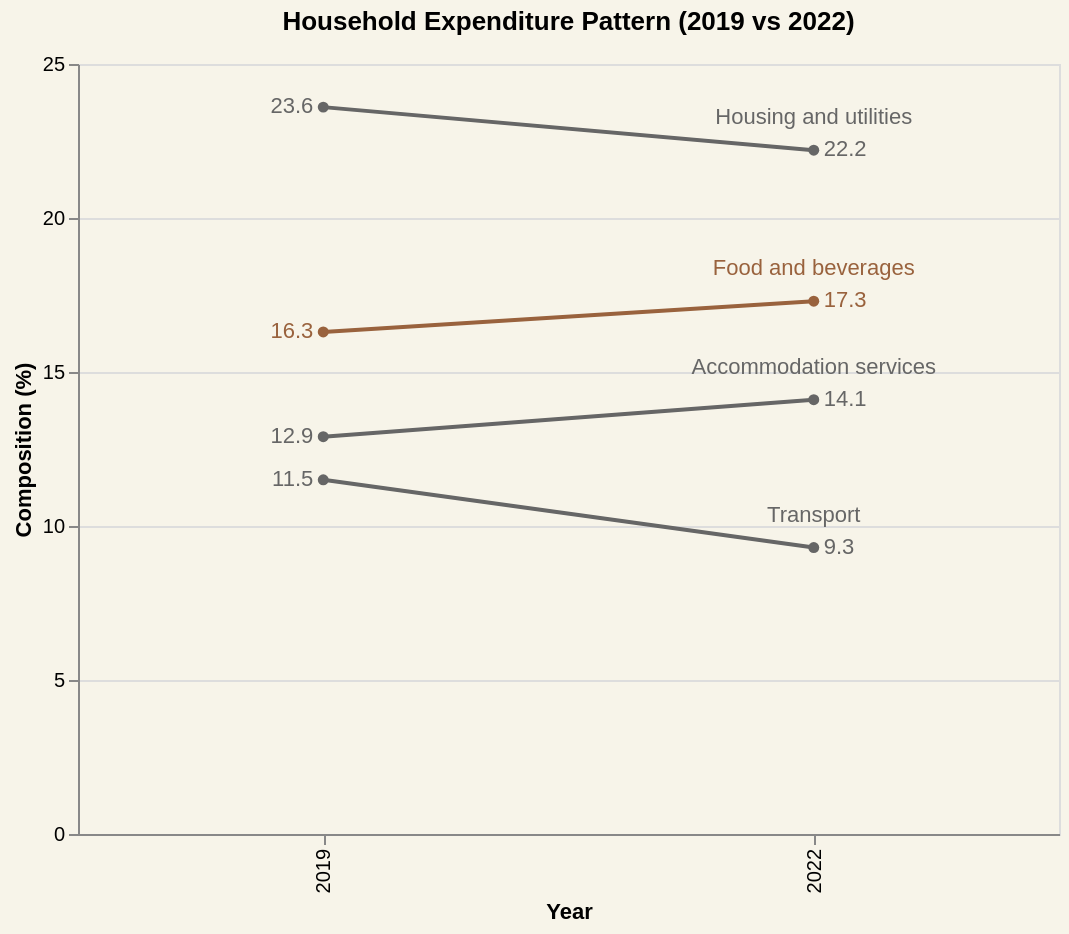

Source (Vega-Lite JSON):
### Vega-Lite specification from a JSON file in a GitHub repository (floating-point values rounded to 4 significant figures)
{"$schema": "https://vega.github.io/schema/vega-lite/v5.json", "background": "#f7f4e9", "title": {"text": "Household Expenditure Pattern (2019 vs 2022)", "anchor": "middle", "dy": -5}, "width": 490.5, "height": 385, "data": {"values": [{"Expenditure Group": "Housing and utilities", "Year": "2019", "Composition (%)": 23.6}, {"Expenditure Group": "Housing and utilities", "Year": "2022", "Composition (%)": 22.2}, {"Expenditure Group": "Food and beverages", "Year": "2019", "Composition (%)": 16.3}, {"Expenditure Group": "Food and beverages", "Year": "2022", "Composition (%)": 17.3}, {"Expenditure Group": "Accommodation services", "Year": "2019", "Composition (%)": 12.9}, {"Expenditure Group": "Accommodation services", "Year": "2022", "Composition (%)": 14.1}, {"Expenditure Group": "Transport", "Year": "2019", "Composition (%)": 11.5}, {"Expenditure Group": "Transport", "Year": "2022", "Composition (%)": 9.3}]}, "encoding": {"x": {"field": "Year", "type": "ordinal", "title": "Year"}, "y": {"field": "Composition (%)", "type": "quantitative", "scale": {"domain": [0, 25]}, "axis": {"title": "Composition (%)", "values": [0, 5, 10, 15, 20, 25]}}, "color": {"field": "Expenditure Group", "type": "nominal", "scale": {"domain": ["Food and beverages", "Housing and utilities", "Accommodation services", "Transport"], "range": ["#99623d", "#666666", "#666666", "#666666"]}, "legend": null}}, "layer": [{"mark": {"type": "line", "point": true, "strokeWidth": 2}, "encoding": {"strokeWidth": {"condition": {"test": "datum['Expenditure Group'] == 'Food and beverages'", "value": 3}, "value": 1.5}, "tooltip": [{"field": "Expenditure Group", "type": "nominal", "title": "Expenditure Group"}, {"field": "Year", "type": "ordinal", "title": "Year"}, {"field": "Composition (%)", "type": "quantitative", "title": "Composition (%)"}]}}, {"transform": [{"filter": "datum.Year == '2022'"}], "mark": {"type": "text", "align": "left", "dx": 5, "fontSize": 11}, "encoding": {"text": {"field": "Composition (%)", "type": "quantitative", "format": ".1f"}, "x": {"field": "Year"}, "y": {"field": "Composition (%)"}}}, {"transform": [{"filter": "datum.Year == '2019'"}], "mark": {"type": "text", "align": "right", "dx": -5, "fontSize": 11}, "encoding": {"text": {"field": "Composition (%)", "type": "quantitative", "format": ".1f"}, "x": {"field": "Year"}, "y": {"field": "Composition (%)"}}}, {"transform": [{"filter": "datum.Year == '2022'"}], "mark": {"type": "text", "align": "center", "baseline": "bottom", "dy": -11, "fontSize": 11}, "encoding": {"text": {"field": "Expenditure Group"}, "x": {"field": "Year"}, "y": {"field": "Composition (%)"}, "color": {"condition": {"test": "datum['Expenditure Group'] == 'Food and beverages'", "value": "#99623d"}, "value": "#666666"}}}]}
